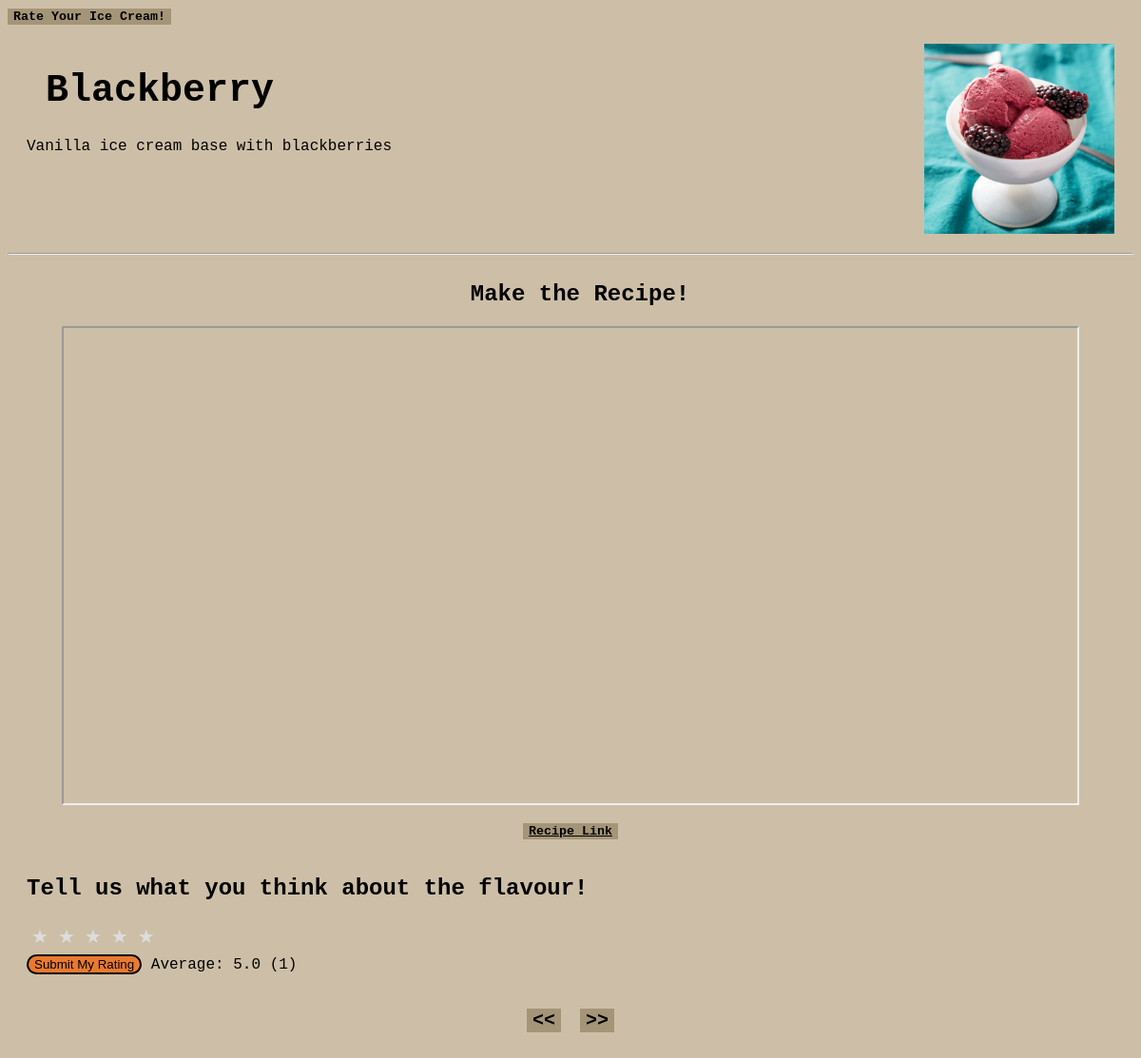
/13, run on the app's committed database.
### tables this page shows
CREATE TABLE `ice_cream_rating` (
	`flavour_id`	,
	`flavour_name`	,
	`desc`	,
	`rating`	,
	`no_of_ratings`	,
	`recipe_link`	
);

### app.py (the view)
@app.route("/<flavour_id>")
def profile(flavour_id):
    conn = sqlite3.connect("ice_cream_rating.db")
    c = conn.cursor()
    c.execute("SELECT  * FROM ice_cream_rating WHERE flavour_id = ?", (flavour_id,))
    info = c.fetchone()
    if info:
        column_names = [description[0] for description in c.description]
        info = dict(zip(column_names, info))
        conn.close()
        return render_template("flavour_profile.html", info=info)
    else:
        conn.close()
        return redirect(url_for("home"))

### templates/flavour_profile.html (shortened to what this page needs)
<!DOCTYPE html>
<html>
<head>
  <link rel="stylesheet" href="/static/style.css">
</head>
<body>
  <button class="button"><a href="{{ url_for('home') }}" class="page_name">Rate Your Ice Cream!</a></button>
  <div class="container">
    <div>
     <h1>{{ info["flavour_name"] }}</h1>
     <p>{{ info["desc"] }}</p>
    </div>
    <img src="{{ url_for('static', filename='images/' + info['flavour_name'].lower() + '.jpg') }}" alt="{{ info['flavour_name'] }}" class="profile_picture">
  </div>
  <hr>
  <div class="recipe">
    <h2>Make the Recipe!</h2>
    <iframe src="{{ info['recipe_link'] }}" title="recipe"></iframe>
    <br>
    <div>
      <button><a href="{{ info['recipe_link'] }}">Recipe Link</a></button>
    </div>
  </div>
  <br>
  <h2>Tell us what you think about the flavour!</h2>
  <form method="POST" action="{{ url_for('submit_rating') }}">
    <div class="rating">
      <label for="star5"></label>
      <label for="star4"></label>
      <label for="star3"></label>
      <label for="star2"></label>
      <label for="star1"></label>
    </div><br><br>
    <input type="submit" value="Submit My Rating">
    <label>Average: {{ info["rating"] }} ({{ info["no_of_ratings"] }})</label>
  </form>
  <br>
  <br>
  <div class="navigate">
    <button><a href="{{ url_for('profile', flavour_id=info['flavour_id'] | int - 1) }}">&lt;&lt;</a></button>
    <button><a href="{{ url_for('profile', flavour_id=info['flavour_id'] | int + 1) }}">&gt;&gt;</a></button>
  </div>
  <br>
  <br>
</body>
</html>

### static/style.css (style rules this page uses)
body { font-family: "Monaco", monospace; background-color: #cdbfa7; }
.page_name { text-decoration: none; }
h1 { font-size: 40px; margin-left: 20px; }
h2 { margin-left: 20px; }
a { color: black; }
button { font-family: "Monaco", monospace; background-color: #a59578; font-weight: bold; border: none; text-decoration: none; }
.container { display: flex; justify-content: space-between; algin-items: center; margin: 20px; }
.profile_picture { height: 200px; align-self: stretch; }
iframe { width: 90%; height: 500px; display: block; margin: 0 auto; }
.recipe { display: flex; flex-direction: column; align-items: center; }
form { margin-left: 20px; }
.rating { border: none; float: left; }
.rating>label:before { margin: 5px; font-size: 1.25em; font-family: FontAwesome; display: inline-block; content: "★"; }
.rating>label { color: #ddd; float: right; }
input[type="submit"] { background-color: #e87a30; border: 2px solid black; border-radius: 15px; }
.navigate { display: flex; justify-content: center; gap: 20px; }
.navigate a { text-decoration: none; font-size: 20px; }

### data on the page
ice_cream_rating: flavour_name "Blackberry", desc "Vanilla ice cream base with blackberries", rating "5.0", no_of_ratings "1"
